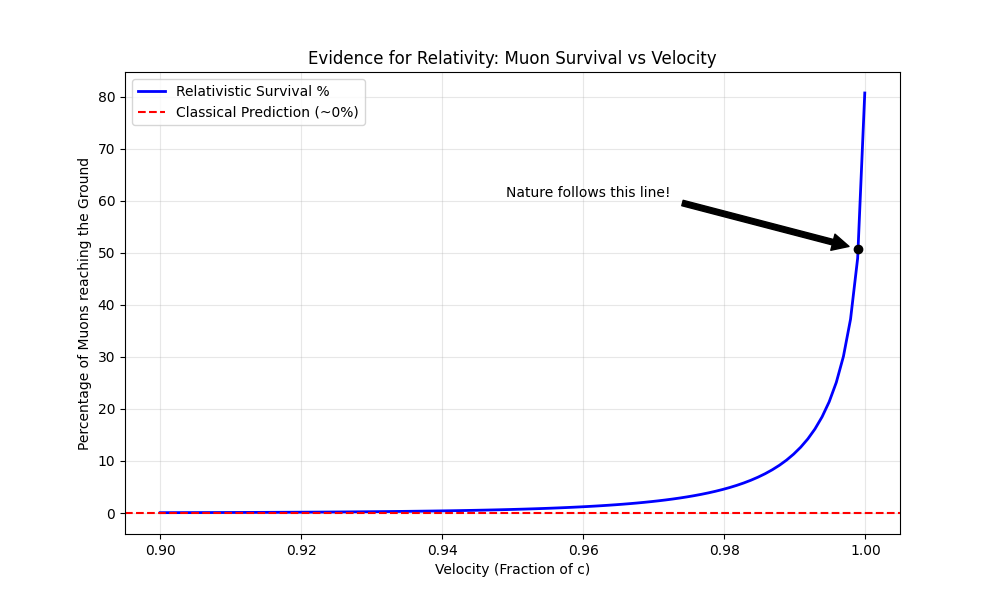

Recreate this plot in Python.
import numpy as np
import matplotlib.pyplot as plt

def simulate_muon_proof(v_over_c=0.999):
    """
    Empirical Proof of Time Dilation: The Muon Decay Experiment.
    Muons are created 10km up in the atmosphere.
    Mean lifetime (tau) = 2.2 microseconds.
    Speed (v) approx c.
    """
    # Constants
    h = 10000 # Altitude (m)
    c = 3e8   # Speed of light (m/s)
    tau = 2.2e-6 # Mean lifetime (s)
    
    v = v_over_c * c
    
    # 1. CLASSICAL PREDICTION (Newtonian)
    # Time to travel 10km
    t_travel = h / v
    # Probability of survival: P = exp(-t / tau)
    prob_classical = np.exp(-t_travel / tau)
    
    # 2. RELATIVISTIC REALITY (Einstein)
    # Time in the muon's frame is dilated: t' = t_travel / gamma
    gamma = 1.0 / np.sqrt(1 - v_over_c**2)
    t_prime = t_travel / gamma
    prob_relativistic = np.exp(-t_prime / tau)
    
    print(f"--- Empirical Proof: Muon Decay ---")
    print(f"Muon Velocity: {v_over_c}c (Gamma = {gamma:.2f})")
    print(f"Time to travel 10km (Ground Frame): {t_travel*1e6:.2f} microseconds")
    print(f"Time experienced by Muon (Dilated): {t_prime*1e6:.2f} microseconds")
    print(f"\nSurvival Probability:")
    print(f"CLASSICAL: {prob_classical*100:.6f}% (Almost zero)")
    print(f"RELATIVISTIC: {prob_relativistic*100:.2f}% (Measurable!)")

    # Visualization
    v_range = np.linspace(0.9, 0.9999, 100)
    gamma_range = 1 / np.sqrt(1 - v_range**2)
    p_rel = np.exp(-(h / (v_range * c)) / (gamma_range * tau))
    
    plt.figure(figsize=(10, 6))
    plt.plot(v_range, p_rel * 100, label='Relativistic Survival %', color='blue', lw=2)
    plt.axhline(prob_classical * 100, color='red', linestyle='--', label='Classical Prediction (~0%)')
    
    plt.plot(v_over_c, prob_relativistic * 100, 'ko')
    plt.annotate('Nature follows this line!', xy=(v_over_c, prob_relativistic*100), 
                 xytext=(v_over_c-0.05, prob_relativistic*100+10),
                 arrowprops=dict(facecolor='black', shrink=0.05))
    
    plt.title('Evidence for Relativity: Muon Survival vs Velocity')
    plt.xlabel('Velocity (Fraction of c)')
    plt.ylabel('Percentage of Muons reaching the Ground')
    plt.grid(True, alpha=0.3)
    plt.legend()
    
    plt.savefig('simulations/muon_decay_proof.png')
    print("\nNumerical proof saved to simulations/muon_decay_proof.png")

if __name__ == "__main__":
    simulate_muon_proof()
